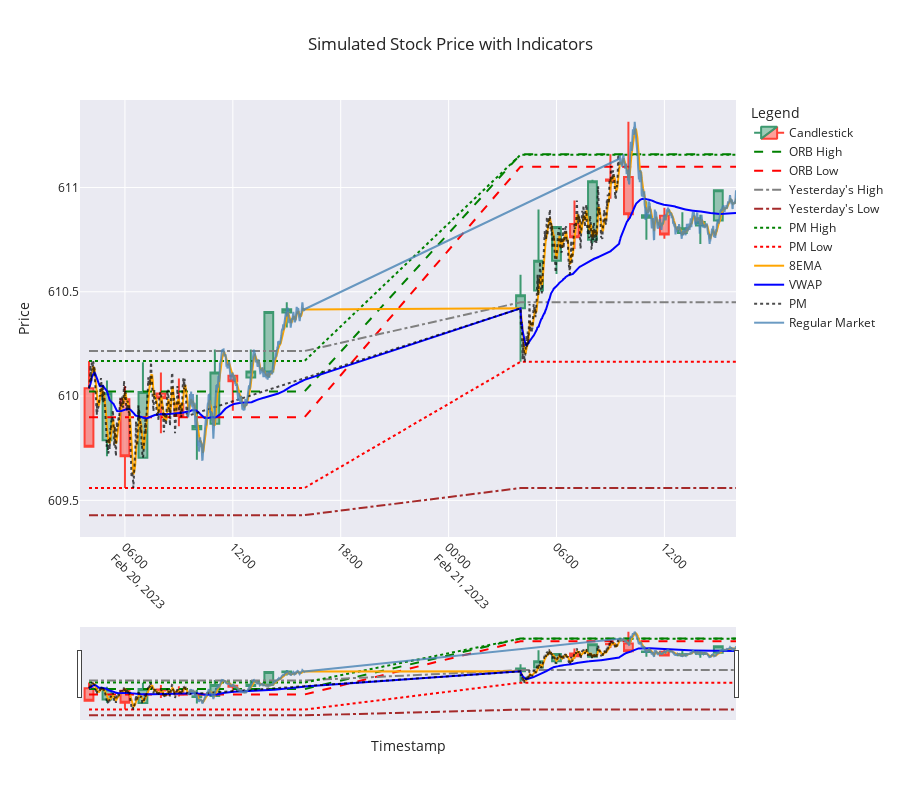

Notebook code for this chart:
### Code cell
import plotly.graph_objects as go

def plot_candlestick_with_indicators(candlestick_data, simulated_data):
    # Create a figure
    fig = go.Figure()

    # Add candlestick traces
    fig.add_trace(go.Candlestick(
        x=candlestick_data.index,
        open=candlestick_data['Open'],
        high=candlestick_data['High'],
        low=candlestick_data['Low'],
        close=candlestick_data['Close'],
        name='Candlestick',
        opacity=1,
        hoverinfo='x+y+name'
    ))

    # Add indicators to the candlestick plot
    fig.add_trace(go.Scatter(
        x=simulated_data['Timestamp'],
        y=simulated_data['ORB_High'],
        mode='lines',
        name='ORB High',
        line=dict(color='green', dash='dash'),
        hoverinfo='x+y+name'
    ))

    fig.add_trace(go.Scatter(
        x=simulated_data['Timestamp'],
        y=simulated_data['ORB_Low'],
        mode='lines',
        name='ORB Low',
        line=dict(color='red', dash='dash'),
        hoverinfo='x+y+name'
    ))

    fig.add_trace(go.Scatter(
        x=simulated_data['Timestamp'],
        y=simulated_data['Yest_High'],
        mode='lines',
        name="Yesterday's High",
        line=dict(color='gray', dash='dashdot'),
        hoverinfo='x+y+name'
    ))

    fig.add_trace(go.Scatter(
        x=simulated_data['Timestamp'],
        y=simulated_data['Yest_Low'],
        mode='lines',
        name="Yesterday's Low",
        line=dict(color='brown', dash='dashdot'),
        hoverinfo='x+y+name'
    ))

    fig.add_trace(go.Scatter(
        x=simulated_data['Timestamp'],
        y=simulated_data['PM_High'],
        mode='lines',
        name='PM High',
        line=dict(color='green', dash='dot'),
        hoverinfo='x+y+name'
    ))

    fig.add_trace(go.Scatter(
        x=simulated_data['Timestamp'],
        y=simulated_data['PM_Low'],
        mode='lines',
        name='PM Low',
        line=dict(color='red', dash='dot'),
        hoverinfo='x+y+name'
    ))

    fig.add_trace(go.Scatter(
        x=simulated_data['Timestamp'],
        y=simulated_data['8EMA'],
        mode='lines',
        name='8EMA',
        line=dict(color='orange'),
        hoverinfo='x+y+name'
    ))

    fig.add_trace(go.Scatter(
        x=simulated_data['Timestamp'],
        y=simulated_data['VWAP'],
        mode='lines',
        name='VWAP',
        line=dict(color='blue'),
        hoverinfo='x+y+name'
    ))

    # Add PM and Regular Market values
    fig.add_trace(go.Scatter(
        x=simulated_data[simulated_data['Session'] == 'PM']['Timestamp'],
        y=simulated_data[simulated_data['Session'] == 'PM']['Close'],
        mode='lines',
        name='PM',
        line=dict(color='black', dash='dot'),
        opacity=0.7,
        hoverinfo='x+y+name'
    ))

    fig.add_trace(go.Scatter(
        x=simulated_data[simulated_data['Session'] == 'Regular Market']['Timestamp'],
        y=simulated_data[simulated_data['Session'] == 'Regular Market']['Close'],
        mode='lines',
        name='Regular Market',
        line=dict(color='steelblue'),
        opacity=0.8,
        hoverinfo='x+y+name'
    ))

    # Update layout for better appearance
    fig.update_layout(
        title="Simulated Stock Price with Indicators",
        xaxis_title="Timestamp",
        yaxis_title="Price",
        legend_title="Legend",
        xaxis=dict(tickangle=45),
        template="seaborn",
        hovermode='x unified',
        height=800  # Make the graph taller
    )

    # Show the plot
    fig.show()

# Example usage
plot_candlestick_with_indicators(candlestick_data, simulated_data)

### Figure 1 — Plotly figure (JSON) as saved in the notebook; plotly's stock layout.template omitted (floating-point values rounded to 4 significant figures; data arrays with more than 128 entries replaced by an {"elided": "..."} marker saying what was removed)
{"data": [{"close": [609.8, 610.0, 609.7, 610.0, 610.0, 609.9, 609.9, 610.1, 610.1, 610.1, 610.4, 610.4, 610.5, 610.6, 610.8, 610.8, 611.0, 611.0, 610.9, 610.9, 610.8, 610.8, 610.8, 611.0], "high": [610.2, 610.1, 610.0, 610.2, 610.1, 610.1, 610.0, 610.2, 610.1, 610.2, 610.4, 610.4, 610.6, 610.9, 610.8, 610.9, 611.0, 611.2, 611.3, 610.9, 610.9, 610.9, 610.9, 611.0], "hoverinfo": "x+y+name", "low": [609.8, 609.7, 609.6, 609.7, 609.8, 609.9, 609.7, 609.9, 609.9, 610.1, 610.1, 610.3, 610.2, 610.5, 610.6, 610.7, 610.7, 610.9, 610.8, 610.7, 610.8, 610.8, 610.7, 610.8], "name": "Candlestick", "opacity": 1, "open": [610.0, 609.8, 610.0, 609.7, 610.0, 610.0, 609.8, 609.9, 610.1, 610.1, 610.1, 610.4, 610.4, 610.5, 610.6, 610.8, 610.7, 611.0, 611.1, 610.9, 610.9, 610.8, 610.8, 610.8], "type": "candlestick", "x": ["2023-02-20T04:00:00.000000000", "2023-02-20T05:00:00.000000000", "2023-02-20T06:00:00.000000000", "2023-02-20T07:00:00.000000000", "2023-02-20T08:00:00.000000000", "2023-02-20T09:00:00.000000000", "2023-02-20T10:00:00.000000000", "2023-02-20T11:00:00.000000000", "2023-02-20T12:00:00.000000000", "2023-02-20T13:00:00.000000000", "2023-02-20T14:00:00.000000000", "2023-02-20T15:00:00.000000000", "2023-02-21T04:00:00.000000000", "2023-02-21T05:00:00.000000000", "2023-02-21T06:00:00.000000000", "2023-02-21T07:00:00.000000000", "2023-02-21T08:00:00.000000000", "2023-02-21T09:00:00.000000000", "2023-02-21T10:00:00.000000000", "2023-02-21T11:00:00.000000000", "2023-02-21T12:00:00.000000000", "2023-02-21T13:00:00.000000000", "2023-02-21T14:00:00.000000000", "2023-02-21T15:00:00.000000000"]}, {"hoverinfo": "x+y+name", "line": {"color": "green", "dash": "dash"}, "mode": "lines", "name": "ORB High", "type": "scatter", "x": {"elided": "1440 str values"}, "y": {"elided": "1440 float values"}}, {"hoverinfo": "x+y+name", "line": {"color": "red", "dash": "dash"}, "mode": "lines", "name": "ORB Low", "type": "scatter", "x": {"elided": "1440 str values"}, "y": {"elided": "1440 float values"}}, {"hoverinfo": "x+y+name", "line": {"color": "gray", "dash": "dashdot"}, "mode": "lines", "name": "Yesterday's High", "type": "scatter", "x": {"elided": "1440 str values"}, "y": {"elided": "1440 float values"}}, {"hoverinfo": "x+y+name", "line": {"color": "brown", "dash": "dashdot"}, "mode": "lines", "name": "Yesterday's Low", "type": "scatter", "x": {"elided": "1440 str values"}, "y": {"elided": "1440 float values"}}, {"hoverinfo": "x+y+name", "line": {"color": "green", "dash": "dot"}, "mode": "lines", "name": "PM High", "type": "scatter", "x": {"elided": "1440 str values"}, "y": {"elided": "1440 float values"}}, {"hoverinfo": "x+y+name", "line": {"color": "red", "dash": "dot"}, "mode": "lines", "name": "PM Low", "type": "scatter", "x": {"elided": "1440 str values"}, "y": {"elided": "1440 float values"}}, {"hoverinfo": "x+y+name", "line": {"color": "orange"}, "mode": "lines", "name": "8EMA", "type": "scatter", "x": {"elided": "1440 str values"}, "y": {"elided": "1440 float values"}}, {"hoverinfo": "x+y+name", "line": {"color": "blue"}, "mode": "lines", "name": "VWAP", "type": "scatter", "x": {"elided": "1440 str values"}, "y": {"elided": "1440 float values"}}, {"hoverinfo": "x+y+name", "line": {"color": "black", "dash": "dot"}, "mode": "lines", "name": "PM", "opacity": 0.7, "type": "scatter", "x": {"elided": "660 str values"}, "y": {"elided": "660 float values"}}, {"hoverinfo": "x+y+name", "line": {"color": "steelblue"}, "mode": "lines", "name": "Regular Market", "opacity": 0.8, "type": "scatter", "x": {"elided": "780 str values"}, "y": {"elided": "780 float values"}}], "layout": {"height": 800, "hovermode": "x unified", "legend": {"title": {"text": "Legend"}}, "title": {"text": "Simulated Stock Price with Indicators"}, "xaxis": {"tickangle": 45, "title": {"text": "Timestamp"}}, "yaxis": {"title": {"text": "Price"}}}}
